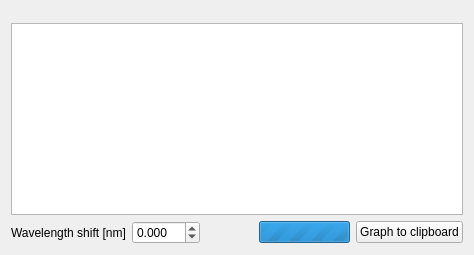
      <widget class="QWidget" name="widget" native="true">
       <property name="sizePolicy">
        <sizepolicy hsizetype="Preferred" vsizetype="Preferred">
         <horstretch>25</horstretch>
         <verstretch>0</verstretch>
        </sizepolicy>
       </property>
       <property name="minimumSize">
        <size>
         <width>100</width>
         <height>0</height>
        </size>
       </property>
       <layout class="QVBoxLayout" name="verticalLayout">
        <item>
         <spacer name="verticalSpacer_2">
          <property name="orientation">
           <enum>Qt::Vertical</enum>
          </property>
          <property name="sizeType">
           <enum>QSizePolicy::Fixed</enum>
          </property>
          <property name="sizeHint" stdset="0">
           <size>
            <width>20</width>
            <height>12</height>
           </size>
          </property>
         </spacer>
        </item>
        <item>
         <widget class="PlotWidget" name="specplot"/>
        </item>
        <item>
         <layout class="QHBoxLayout" name="horizontalLayout_7">
          <item>
           <widget class="QLabel" name="label_10">
            <property name="text">
             <string>Wavelength shift [nm]</string>
            </property>
           </widget>
          </item>
          <item>
           <widget class="QDoubleSpinBox" name="wl_shift">
            <property name="decimals">
             <number>3</number>
            </property>
            <property name="minimum">
             <double>-10.000000000000000</double>
            </property>
            <property name="maximum">
             <double>10.000000000000000</double>
            </property>
            <property name="singleStep">
             <double>0.010000000000000</double>
            </property>
           </widget>
          </item>
          <item>
           <widget class="QLabel" name="pos_display">
            <property name="text">
             <string/>
            </property>
           </widget>
          </item>
          <item>
           <spacer name="horizontalSpacer">
            <property name="orientation">
             <enum>Qt::Horizontal</enum>
            </property>
            <property name="sizeHint" stdset="0">
             <size>
              <width>40</width>
              <height>20</height>
             </size>
            </property>
           </spacer>
          </item>
          <item>
           <widget class="QProgressBar" name="progress_bar">
            <property name="enabled">
             <bool>true</bool>
            </property>
            <property name="maximum">
             <number>0</number>
            </property>
            <property name="value">
             <number>0</number>
            </property>
            <property name="textVisible">
             <bool>false</bool>
            </property>
           </widget>
          </item>
          <item>
           <widget class="QPushButton" name="copy_plots_btn">
            <property name="text">
             <string>Graph to clipboard</string>
            </property>
           </widget>
          </item>
         </layout>
        </item>
       </layout>
      </widget>
